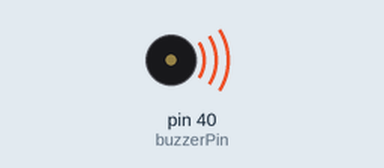
Simulated run of this sketch. Board: Arduino Mega 2560, built with avr-gcc and run on an emulated ATmega2560. Parts: buzzer (waves = sounding).

Above: at 0.1 s.
At 23.4 s:
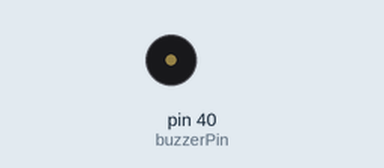
Timing chart, 0 to 24.9 s (numbered marks = the images above):
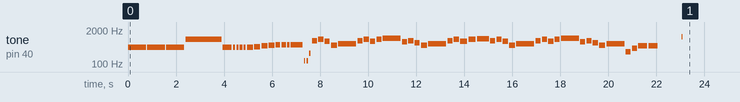

The sketch:

Mario_Circuit.ino
```cpp
/*
 Educational BoosterPack MK II - Konami/Contra Intro
http://boosterpackdepot.info/wiki/index.php?title=Educational_BoosterPack_MK_II

 Play Konami/Contra Intro through the buzzer, demonstrating
 buzzer tune() API and pitch/tone/simple music generation

 Dec 2012 - Created for Educational BoosterPack
            buzzer Pin = 19
 Dec 2013 - Modified for Educational BoosterPack MK II
            buzzer Pin = 40
 by Dung Dang

 */
#include "pitches.h"


int buzzerPin = 40;


// notes in the melody:
int melody[] = {
  NOTE_A4, NOTE_A4, NOTE_A4, NOTE_A5, //Contador de inicio de carrera

  NOTE_A4, NOTE_A4, NOTE_A4, NOTE_A4, NOTE_A4, NOTE_A4, NOTE_AS4, NOTE_B4, NOTE_C5, NOTE_CS5, NOTE_CS5, NOTE_CS5, NOTE_CS5,   //Intro

  NOTE_C3, NOTE_C3, NOTE_C4, //Timbales

  NOTE_G5, NOTE_A5, NOTE_FS5, NOTE_C5, NOTE_D5, NOTE_G5, NOTE_A5, NOTE_FS5, NOTE_A5, NOTE_B5,
  NOTE_F5, NOTE_G5, NOTE_E5, NOTE_C5, NOTE_D5,
  NOTE_G5, NOTE_A5, NOTE_FS5, NOTE_A5, NOTE_AS5,

  NOTE_G5, NOTE_A5, NOTE_FS5, NOTE_C5, NOTE_D5, NOTE_G5, NOTE_A5, NOTE_FS5, NOTE_A5, NOTE_B5,
  NOTE_F5, NOTE_G5, NOTE_E5, NOTE_C5, NOTE_D5,
  NOTE_D4, NOTE_G4, NOTE_B4, NOTE_B4

};

// note durations: 4 = quarter note, 8 = eighth note, etc.:
int noteDurations[] = {
 2, 2, 2, 1,

 4, 16, 16, 14, 16, 6, 6, 6, 6, 8, 8, 16, 3,    // 11 start screen  notes

 24, 24 ,24,

 7, 7, 7, 6, 2, 7, 7, 7, 7, 2,
 7, 7, 7, 6, 2,
 7, 7, 5, 5, 3,

 7, 7, 7, 6, 2, 7, 7, 7, 7, 2,
 7, 7, 7, 6, 2,
 7, 7, 4, 4
};

void setup()
{
pinMode(buzzerPin,OUTPUT);
}
void loop()
{
  for (int thisNote = 0; (sizeof(melody)/sizeof(int)); thisNote++) {

    // to calculate the note duration, take one second
    // divided by the note type.
    //e.g. quarter note = 1000 / 4, eighth note = 1000/8, etc.
    // Had to down tempo to 100/150
    int noteDuration = 1500/noteDurations[thisNote];
    tone(buzzerPin, melody[thisNote],noteDuration);

    int pauseBetweenNotes = noteDuration + 50;      //delay between pulse
    delay(pauseBetweenNotes);

    noTone(buzzerPin);                // stop the tone playing
  }
}
```

pitches.h
```cpp
/*************************************************
 * Public Constants
 *************************************************/
#define NOTE_NOTONE 0
#define NOTE_B0  31
#define NOTE_C1  33
#define NOTE_CS1 35
#define NOTE_D1  37
#define NOTE_DS1 39
#define NOTE_E1  41
#define NOTE_F1  44
#define NOTE_FS1 46
#define NOTE_G1  49
#define NOTE_GS1 52
#define NOTE_A1  55
#define NOTE_AS1 58
#define NOTE_B1  62
#define NOTE_C2  65
#define NOTE_CS2 69
#define NOTE_D2  73
#define NOTE_DS2 78
#define NOTE_E2  82
#define NOTE_F2  87
#define NOTE_FS2 93
#define NOTE_G2  98
#define NOTE_GS2 104
#define NOTE_A2  110
#define NOTE_AS2 117
#define NOTE_B2  123
#define NOTE_C3  131
#define NOTE_CS3 139
#define NOTE_D3  147
#define NOTE_DS3 156
#define NOTE_E3  165
#define NOTE_F3  175
#define NOTE_FS3 185
#define NOTE_G3  196
#define NOTE_GS3 208
#define NOTE_A3  220
#define NOTE_AS3 233
#define NOTE_B3  247
#define NOTE_C4  262
#define NOTE_CS4 277
#define NOTE_D4  294
#define NOTE_DS4 311
#define NOTE_E4  330
#define NOTE_F4  349
#define NOTE_FS4 370
#define NOTE_G4  392
#define NOTE_GS4 415
#define NOTE_A4  440
#define NOTE_AS4 466
#define NOTE_B4  494
#define NOTE_C5  523
#define NOTE_CS5 554
#define NOTE_D5  587
#define NOTE_DS5 622
#define NOTE_E5  659
#define NOTE_F5  698
#define NOTE_FS5 740
#define NOTE_G5  784
#define NOTE_GS5 831
#define NOTE_A5  880
#define NOTE_AS5 932
#define NOTE_B5  988
#define NOTE_C6  1047
#define NOTE_CS6 1109
#define NOTE_D6  1175
#define NOTE_DS6 1245
#define NOTE_E6  1319
#define NOTE_F6  1397
#define NOTE_FS6 1480
#define NOTE_G6  1568
#define NOTE_GS6 1661
#define NOTE_A6  1760
#define NOTE_AS6 1865
#define NOTE_B6  1976
#define NOTE_C7  2093
#define NOTE_CS7 2217
#define NOTE_D7  2349
#define NOTE_DS7 2489
#define NOTE_E7  2637
#define NOTE_F7  2794
#define NOTE_FS7 2960
#define NOTE_G7  3136
#define NOTE_GS7 3322
#define NOTE_A7  3520
#define NOTE_AS7 3729
#define NOTE_B7  3951
#define NOTE_C8  4186
#define NOTE_CS8 4435
#define NOTE_D8  4699
#define NOTE_DS8 4978
```

Measured:
- by itself, tone on pin 40 (buzzerPin): plays 440 Hz for 0.75 s, 440 Hz for 0.75 s, 440 Hz for 0.75 s, 880 Hz for 1.5 s, 440 Hz for 0.38 s, 440 Hz for 0.09 s … (60 notes in this stretch)
